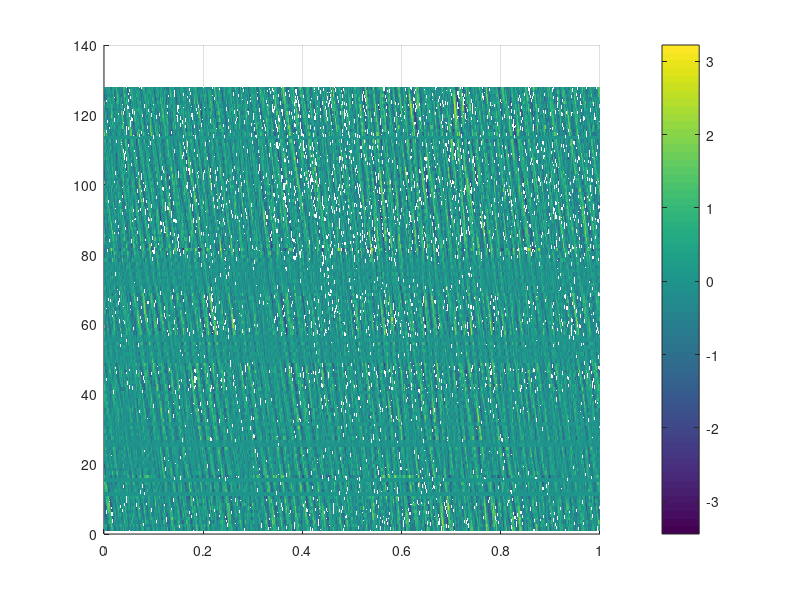
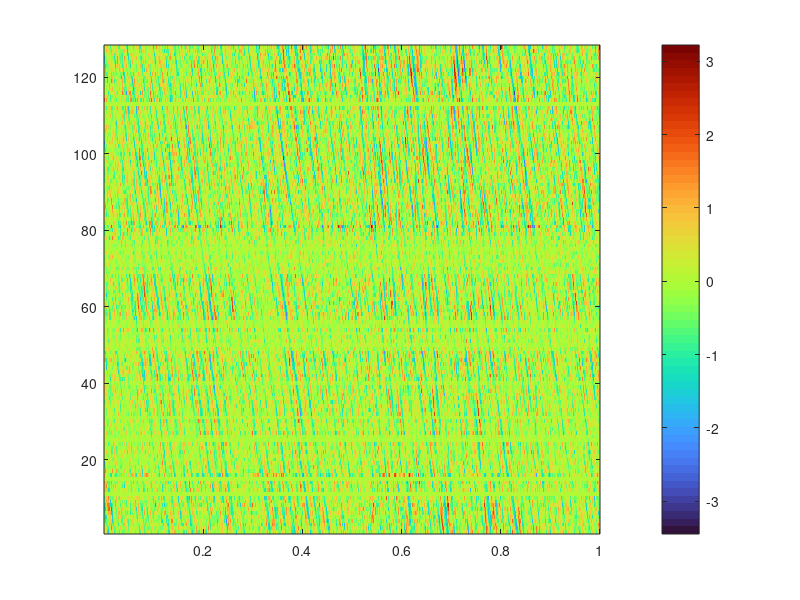
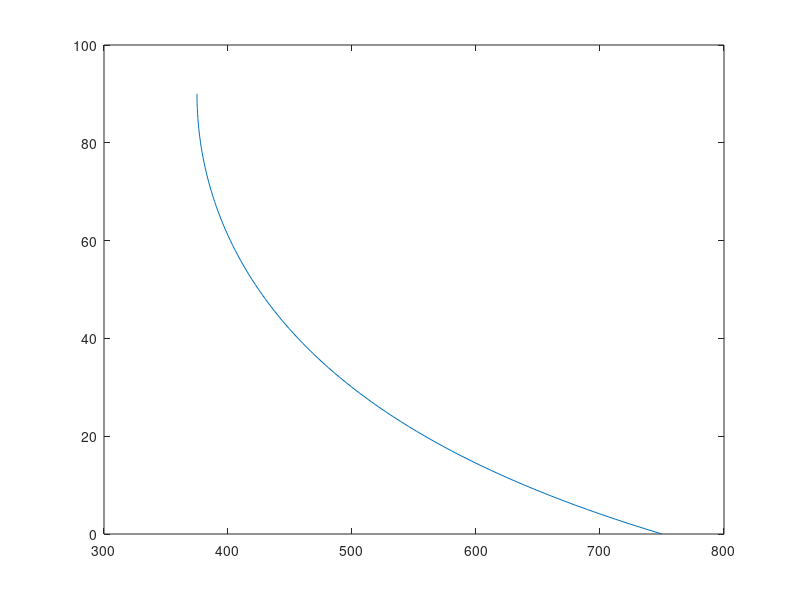
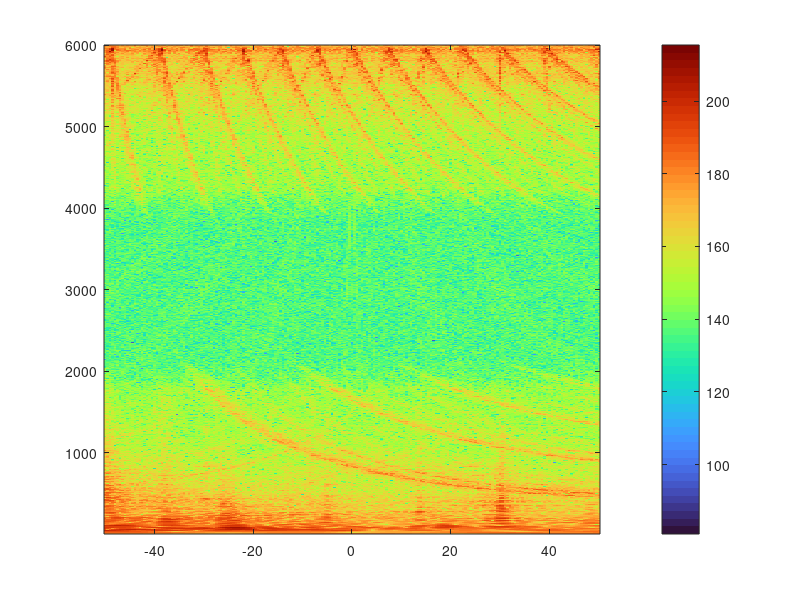

Source code (MATLAB) for these figures, in order:
%% Assignment 4: Advanced Aircraft Noise
% By: Elisabeth and Joshua

clear;

load('hydrophonedata_AE4463P.mat')

%% Start Script 

c = 1500;       % Speed of sound in water [m/s]
fs = 6000;      % Smample frequency [Hz]
d = 2;          % Distance between microphones [m]
n_mic = 128;    % Number of microphones [-]
p_ref = 1e-6;   % Refrence ressure for water [Pa]

% Visualise the data

figure();
%[X,Y] = meshgrid(1:0.5:10,1:20);
[X,Y] = meshgrid(1/fs:1/fs:1,1:128);
surf(X,Y,y1,'EdgeColor' ,'none')
view([0 90])
colorbar

figure();
imagesc(1/fs:1/fs:1,1:128,y1); 
colormap turbo; 
axis xy;
colorbar

%% Part for Q1 and Q2 (Theoretical questions)

angle = 90:-1:0;
f = ((2/1500)*(sin(angle*pi/180)+1)).^(-1);

figure();
plot(f, angle)

%% Part 3 Beamforming 

% Step 1: fourier transform data from one microphone
% Step 2: add phase delay from stearing
% Step 3: repeat for all microphones
% Step 4: repeat for all stearing angles
% Step 5: Convert to dB presentation

final = zeros(201,fs);
row = 0;

for steering_angle = -50:0.5:50
    
    inter = zeros(1, fs);
    row = row + 1;
    for n = 1:n_mic
        d_mic = y1(n,:);
        
        fk = 1:fs;
        fc_mic = fft(d_mic);
        
        %plot(fk,fc_mic) % View the fourier coef over frequency
        
        tau_n = (d/c) * n * sin(steering_angle*pi/180);
        inter = inter + fc_mic.*exp(2*pi*1i*fk*tau_n);
    end
    
    inter = 10*log10((abs(inter).^2)/(p_ref^2));
    final(row,:) = inter;
end

figure();
imagesc(-50:0.5:50, 2:6000, final(:,2:end).'); 
colormap turbo; 
axis xy;
colorbar